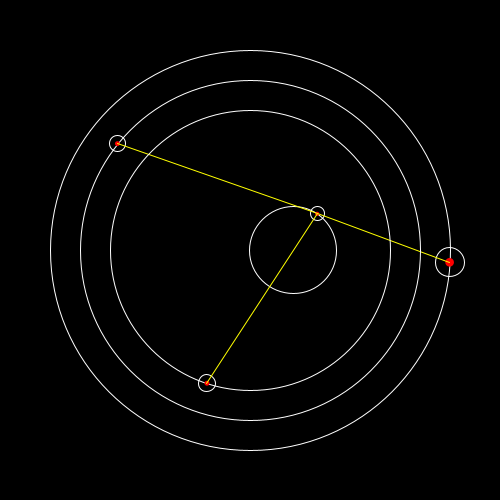
Frame 1 (no input)
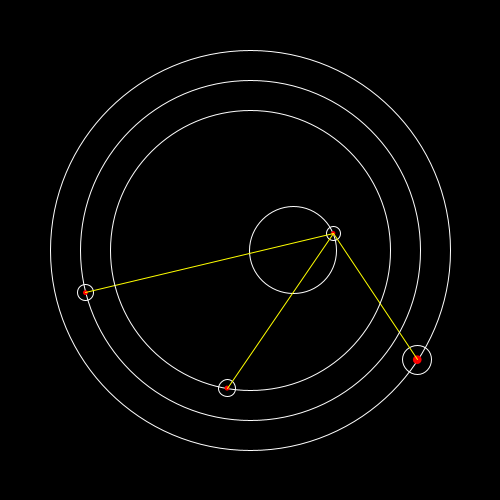
Frame 60 (the mouse pressed at the canvas centre just before this capture)
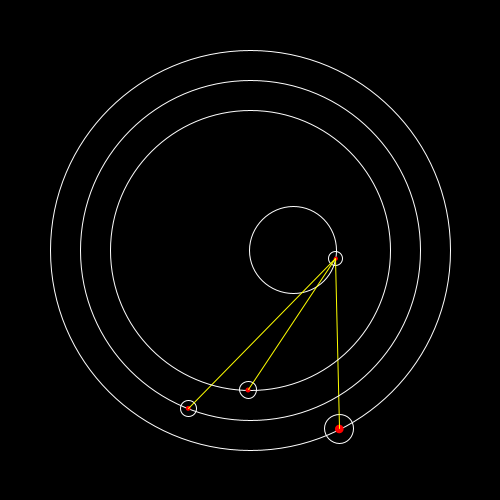
Frame 120 (the mouse held since frame 60 and released just before this capture)

The Processing sketch that drew these frames (run headless with seeded random() and noise(); from frame 60 on, the mouse is pressed at the canvas centre):

// Processing sketch: practice
// ── practice.pde
Struct s;

void setup()
{
  size(500, 500);
  stroke(255);
  
  s = new Struct(width / 2, height / 2, 400);
}

void draw()
{
  background(0);
  
  s.render();
}
// ── Orbit.pde
class Orbit
{
  PVector pos;
  float radius;
  float theta;
  float speed;
  
  Point p;
  
  Orbit(float cx, float cy, float size, float speed)
  {
    this.radius = size;
    theta = random(0, TWO_PI);
    this.speed = speed;
    
    pos = new PVector(cx, cy);
    p = new Point(pos.x, pos.y);
  }
  
  void render()
  {
    // draw orbit
    noFill();
    stroke(255);
    ellipse(pos.x, pos. y, radius * 2, radius * 2);
    
    // calculate point coordinates
    p.pos.x = radius * sin(theta);
    p.pos.y = radius * -cos(theta);
    
    p.pos.add(this.pos);
    
    theta += speed;
    
    // draw point
    p.draw();
  }
}
// ── Point.pde
class Point
{
  PVector pos;
  float size;
  float smallSize;
  color c;
  
  Point(float cx, float cy, float size, color c)
  {
    pos = new PVector(cx, cy);
    this.size = size;
    this.c = c;
    
    smallSize = 0.3 * size;
  }
  
  Point(float cx, float cy)
  {
    pos = new PVector(cx, cy);
    size = random(10, 30);
    c = color(255, 0, 0);
    
    smallSize = 0.3 * size;
  }
  
  void draw()
  {
    noFill();
    stroke(255);
    ellipse(pos.x, pos.y, size, size);
    
    fill(c);
    noStroke();
    ellipse(pos.x, pos.y, smallSize, smallSize);
  }
}
// ── Struct.pde
class Struct
{
  ArrayList<Orbit> orbits;
  Orbit main;
  
  float cx;
  float cy;
  float size;
  float rings;
  float diff;
  
  Struct(float cx, float cy, float size)
  {
    this.cx = cx;
    this.cy = cy;
    this.size = size;
    this.rings = 3;
    diff = 30;
    
    orbits = new ArrayList<Orbit>();
    
    for (int i = 0; i < rings; i++)
    {
      float radius = size/2 - (i * diff);
      orbits.add( new Orbit(cx, cy, radius, random(-0.03, 0.03)) );
    }
    
    // make the central orbit
    central();
  }
  
  void central()
  {
    float radius = size / 3 - (rings * diff);
    float x = cx + radius;
    float y = cy;
    main = new Orbit(x, y, radius, 0.01);
  }
  
  void render()
  {
    // draw central
    main.render();
    
    for (Orbit o: orbits)
    {
      // draw other orbits
      o.render();
      
      // connect points from other orbits to point on main orbit
      stroke(255, 255, 0);
      line(o.p.pos.x, o.p.pos.y, main.p.pos.x, main.p.pos.y);
    }
    
    
  }
}
